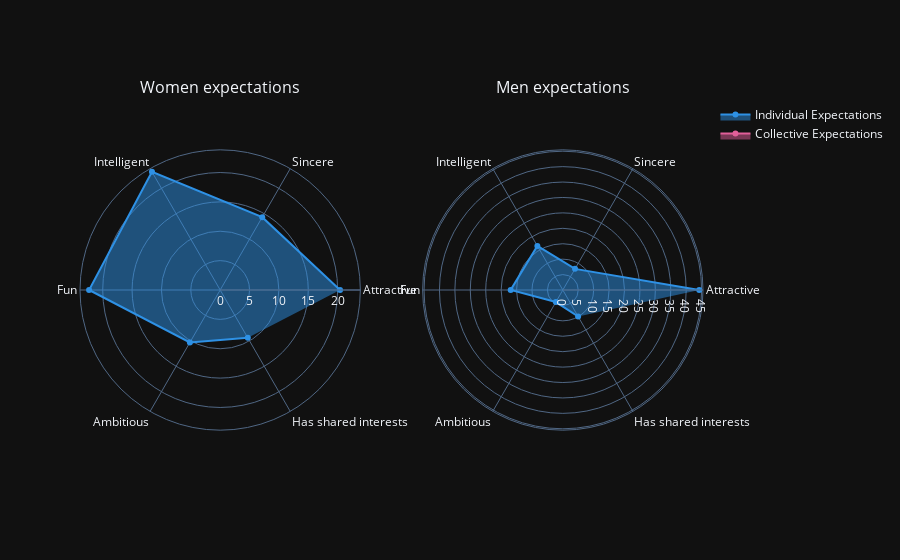

The notebook cell this image was saved under:
### Code cell
import plotly

cols = plotly.colors.qualitative.Dark24

# plot star plot for comparison 
fig = make_subplots(
    rows=1, cols=2,
    specs=[[{"type": "polar"}, {"type": "polar"}]],
    subplot_titles=("Women expectations", "Men expectations")
)

  
fig.add_trace(go.Scatterpolar(
      r=data1_1_W.iloc[1][iid_attributes1_1_vars],
      theta=attributes,
      fill='toself',
      line=dict(color=cols[0]),
      name='Individual Expectations'
),
row=1,col=1)
fig.add_trace(go.Scatterpolar(
      r=data4_1_W.iloc[1][iid_attributes4_1_vars],
      theta=attributes,
      fill='toself',
      line=dict(color=cols[1]),
      name='Collective Expectations'
),
row=1,col=1)

fig.add_trace(go.Scatterpolar(
      r=data1_1_M.iloc[1][iid_attributes1_1_vars],
      theta=attributes,
      fill='toself',
      line=dict(color=cols[0]),
      name='Individual Expectations',
      showlegend=False
),
row=1,col=2)

fig.add_trace(go.Scatterpolar(
      r=data4_1_M.iloc[1][iid_attributes4_1_vars],
      theta=attributes,
      fill='toself',
      line=dict(color=cols[1]),
      name='Collective Expectations',
      showlegend=False
),
row=1,col=2)
  
fig.update_layout(
  polar=dict(
    radialaxis=dict(
      visible=True
          )),
    template = 'plotly_dark',
  
  showlegend=True
)
  
fig.show()

### Figure 1 — Plotly figure (JSON) as saved in the notebook; plotly's stock layout.template omitted (floating-point values rounded to 4 significant figures)
{"data": [{"fill": "toself", "line": {"color": "#2E91E5"}, "name": "Individual Expectations", "r": [20.41, 14.32, 23.23, 22.32, 10.32, 9.409], "subplot": "polar", "theta": ["Attractive", "Sincere", "Intelligent", "Fun", "Ambitious", "Has shared interests"], "type": "scatterpolar"}, {"fill": "toself", "line": {"color": "#E15F99"}, "name": "Collective Expectations", "r": [null, null, null, null, null, null], "subplot": "polar", "theta": ["Attractive", "Sincere", "Intelligent", "Fun", "Ambitious", "Has shared interests"], "type": "scatterpolar"}, {"fill": "toself", "line": {"color": "#2E91E5"}, "name": "Individual Expectations", "r": [44.23, 7.911, 16.51, 16.91, 4.511, 9.922], "showlegend": false, "subplot": "polar2", "theta": ["Attractive", "Sincere", "Intelligent", "Fun", "Ambitious", "Has shared interests"], "type": "scatterpolar"}, {"fill": "toself", "line": {"color": "#E15F99"}, "name": "Collective Expectations", "r": [null, null, null, null, null, null], "showlegend": false, "subplot": "polar2", "theta": ["Attractive", "Sincere", "Intelligent", "Fun", "Ambitious", "Has shared interests"], "type": "scatterpolar"}], "layout": {"annotations": [{"font": {"size": 16}, "showarrow": false, "text": "Women expectations", "x": 0.225, "xanchor": "center", "xref": "paper", "y": 1, "yanchor": "bottom", "yref": "paper"}, {"font": {"size": 16}, "showarrow": false, "text": "Men expectations", "x": 0.775, "xanchor": "center", "xref": "paper", "y": 1, "yanchor": "bottom", "yref": "paper"}], "polar": {"domain": {"x": [0, 0.45], "y": [0, 1]}, "radialaxis": {"visible": true}}, "polar2": {"domain": {"x": [0.55, 1], "y": [0, 1]}}, "showlegend": true}}
